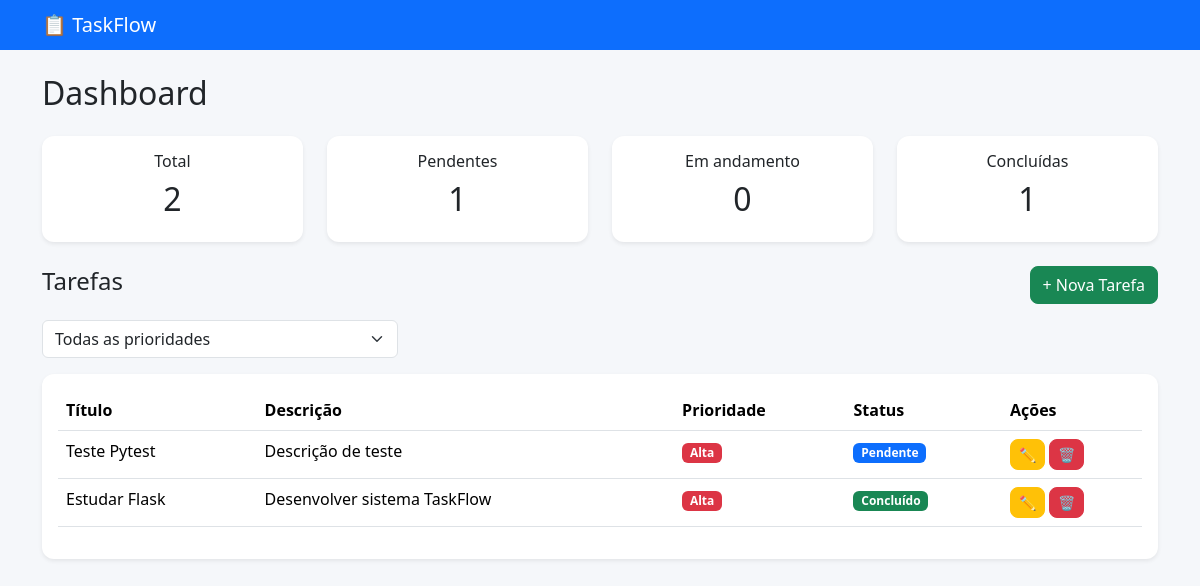
Page /dashboard on the earlier database version.
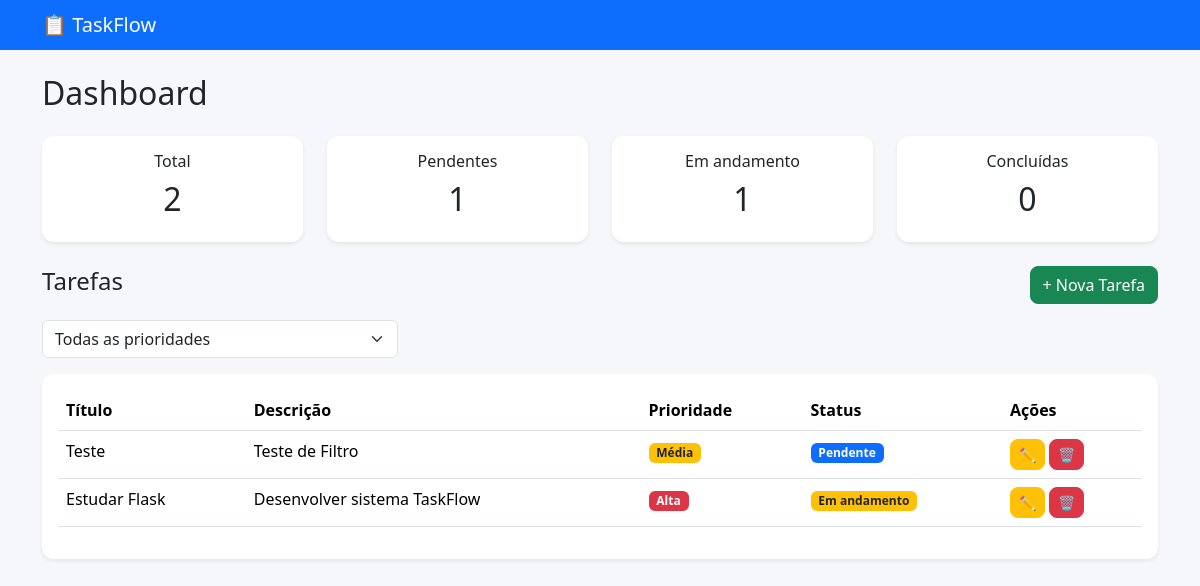
Same page on the later database version.
### tables this page shows
CREATE TABLE tasks (
            id INTEGER PRIMARY KEY AUTOINCREMENT,
            title TEXT NOT NULL,
            description TEXT,
            priority TEXT NOT NULL,
            status TEXT NOT NULL
        );

### src/routes.py (the view)
    @app.route("/dashboard")
    def dashboard():
        priority = request.args.get("priority")
        if priority:
            tasks = get_tasks_by_priority(priority)
        else:
            tasks = get_all_tasks()
        stats = get_dashboard_stats()
        return render_template(
            "dashboard.html",
            tasks=tasks,
            stats=stats,
            selected_priority=priority
        )

### src/database.py (called while the page is built)
def get_connection():
    connection = sqlite3.connect(Config.DATABASE)
    connection.row_factory = sqlite3.Row
    return connection

### src/services.py (called while the page is built)
def get_all_tasks():
    conn = get_connection()
    tasks = conn.execute(
        """
        SELECT *
        FROM tasks
        ORDER BY id DESC
        """
    ).fetchall()
    conn.close()
    return tasks

def get_dashboard_stats():
    conn = get_connection()
    total = conn.execute(
        "SELECT COUNT(*) FROM tasks"
    ).fetchone()[0]
    pending = conn.execute(
        "SELECT COUNT(*) FROM tasks WHERE status='Pendente'"
    ).fetchone()[0]
    progress = conn.execute(
        "SELECT COUNT(*) FROM tasks WHERE status='Em andamento'"
    ).fetchone()[0]
    completed = conn.execute(
        "SELECT COUNT(*) FROM tasks WHERE status='Concluído'"
    ).fetchone()[0]
    conn.close()
    return {
        "total": total,
        "pending": pending,
        "progress": progress,
        "completed": completed
    }

### templates/dashboard.html (shortened to what this page needs)
{% extends 'base.html' %}
{% block content %}
<h2 class="mb-4">Dashboard</h2>
<div class="row mb-4">
    <div class="col-md-3">
        <div class="card text-center shadow-sm">
            <div class="card-body">
                <h6>Total</h6>
                <h2>{{ stats.total }}</h2>
            </div>
        </div>
    </div>
    <div class="col-md-3">
        <div class="card text-center shadow-sm">
            <div class="card-body">
                <h6>Pendentes</h6>
                <h2>{{ stats.pending }}</h2>
            </div>
        </div>
    </div>
    <div class="col-md-3">
        <div class="card text-center shadow-sm">
            <div class="card-body">
                <h6>Em andamento</h6>
                <h2>{{ stats.progress }}</h2>
            </div>
        </div>
    </div>
    <div class="col-md-3">
        <div class="card text-center shadow-sm">
            <div class="card-body">
                <h6>Concluídas</h6>
                <h2>{{ stats.completed }}</h2>
            </div>
        </div>
    </div>
</div>
<div class="d-flex justify-content-between align-items-center mb-3">
    <h4>Tarefas</h4>
    <a href="/new" class="btn btn-success">
        + Nova Tarefa
    </a>
</div>
<form method="GET" action="/dashboard" class="mb-3">
    <div class="row">
        <div class="col-md-4">
            <select
                name="priority"
                class="form-select"
                onchange="this.form.submit()">
                <option value="">Todas as prioridades</option>
            </select>
        </div>
    </div>
</form>
<div class="card shadow-sm">
    <div class="card-body">
        {% if tasks %}
        <table class="table table-hover">
            <thead>
                <tr>
                    <th>Título</th>
                    <th>Descrição</th>
                    <th>Prioridade</th>
                    <th>Status</th>
                    <th width="140">Ações</th>
                </tr>
            </thead>
            <tbody>
            {% for task in tasks %}
            <tr>
                <td>{{ task.title }}</td>
                <td>{{ task.description }}</td>
                <td>
                    {% if task.priority == "Alta" %}
                        <span class="badge bg-danger">
                            {{ task.priority }}
                        </span>
                    {% elif task.priority == "Média" %}
                        <span class="badge bg-warning text-dark">
                            {{ task.priority }}
                        </span>
                    {% else %}
                        <span class="badge bg-success">
                            {{ task.priority }}
                        </span>
                    {% endif %}
                </td>
                <td>
                    {% if task.status == "Concluído" %}
                        <span class="badge bg-success">
                            {{ task.status }}
                        </span>
                    {% elif task.status == "Em andamento" %}
                        <span class="badge bg-warning text-dark">
                            {{ task.status }}
                        </span>
                    {% else %}
                        <span class="badge bg-primary">
                            {{ task.status }}
                        </span>
                    {% endif %}
                </td>
                <td>
                    <a
                        href="/edit/{{ task.id }}"
                        class="btn btn-warning btn-sm">
                        ✏️
                    </a>
                    <a
                        href="/delete/{{ task.id }}"
                        class="btn btn-danger btn-sm"
                        onclick="return confirm('Deseja realmente excluir esta tarefa?');">
                        🗑️
                    </a>
                </td>
            </tr>
            {% endfor %}
            </tbody>
        </table>
        {% else %}
        <div class="alert alert-info">
            Nenhuma tarefa encontrada para esta prioridade.
        </div>
        {% endif %}
    </div>
</div>
{% endblock %}

### templates/base.html (shortened to what this page needs)
<!DOCTYPE html>
<html lang="pt-BR">
<head>
    <link href="https://cdn.jsdelivr.net/npm/bootstrap@5.3.3/dist/css/bootstrap.min.css" rel="stylesheet">
    <link rel="stylesheet"
          href="{{ url_for('static', filename='css/style.css') }}">
</head>
<body>
<nav class="navbar navbar-dark bg-primary">
    <div class="container">
        <span class="navbar-brand mb-0 h1">
            📋 TaskFlow
        </span>
    </div>
</nav>
<div class="container mt-4">
    {% block content %}
    {% endblock %}
</div>
</body>
</html>

### static/css/style.css (style rules this page uses)
body { background:#f5f7fa; }
.card { border:none; border-radius:12px; }
.btn { border-radius:8px; }
table { background:white; }

Differences in the rows shown:
removed tasks: title "Teste Pytest", description "Descrição de teste", priority "Alta", status "Pendente"
added tasks: title "Teste", description "Teste de Filtro", priority "Média", status "Pendente"
changed tasks "Estudar Flask": status "Concluído" → "Em andamento"
Other differences:
{{ stats.progress }}: "0" → "1"
{{ stats.completed }}: "1" → "0"
